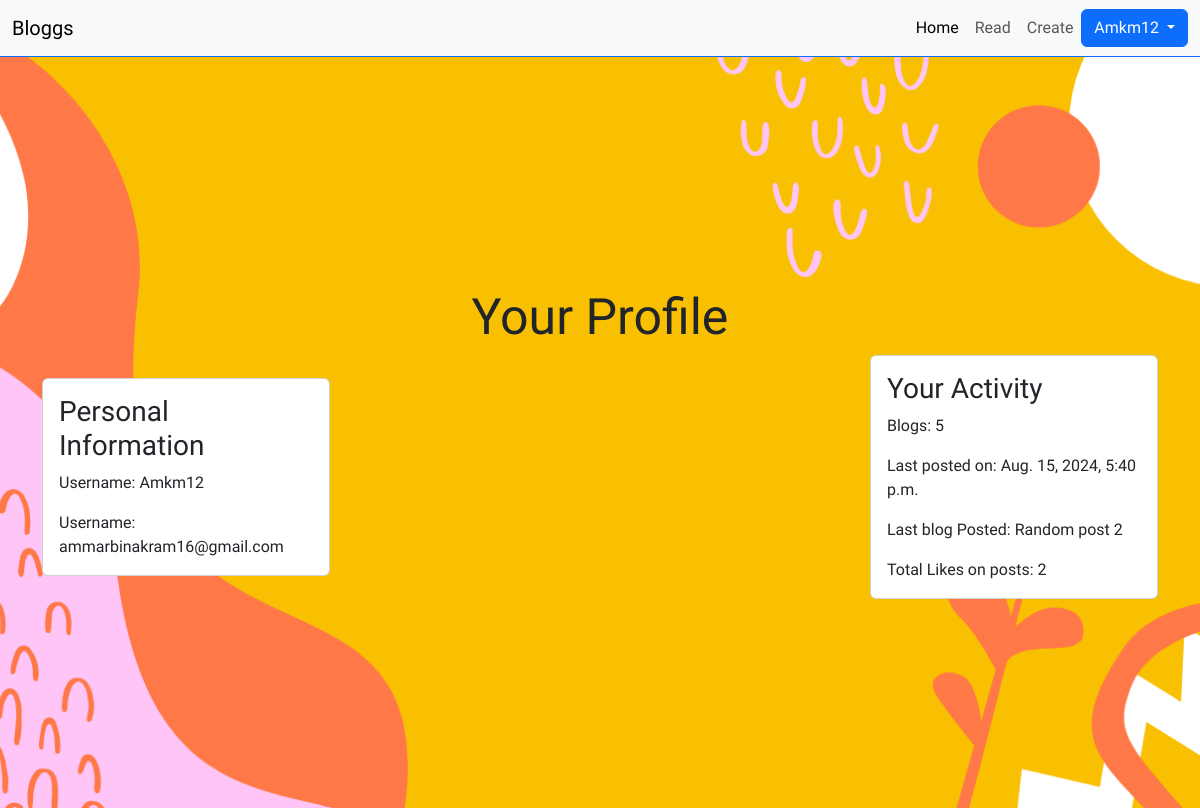
The page /blogs/your-profile/1/ on the database its author committed.
### blogs/models.py (models this page shows, shortened)
class User(AbstractUser):
    firstname = models.CharField(max_length=100, blank=True)
    lastname = models.CharField(max_length=100, blank=True)
    created_at = models.DateField()

class Blog(models.Model):
    title = models.CharField(max_length=200)
    content = models.TextField()
    created_at = models.DateTimeField()
    user = models.ForeignKey(User, on_delete=models.CASCADE)

### blogs/views.py (the view)
# urls.py: path('your-profile/<int:user_id>/', views.view_profile, name='your-profile'),
def view_profile(request, user_id):
    user = User.objects.get(id=user_id)
    blogs = Blog.objects.filter(user=user_id)
    total_likes = Likes.objects.filter(user=user).count()
    latest_blog = blogs[0]
    for blog in blogs:
        if blog.created_at > latest_blog.created_at:
            latest_blog = blog
    context = {'user': user, 'blogs': blogs, 'latest_blog': latest_blog, 'total_likes': total_likes}
    return render(request, 'blogs/profile.html', context)

### Blog/templates/blogs/profile.html (shortened to what this page needs)
{% extends '../base.html' %}
{% load static %}
{% block content %}
<div class="main-profile container-fluid d-flex flex-column justify-content-center align-items-center mt-5">
    <h1 class="main-h1">Your Profile</h1>
    <div class="container d-flex flex-row justify-content-between align-items-center">
        <div class="card" style="width: 18rem;">
            <div class="card-body">
              <h3 class="card-title">Personal Information</h3>
              <p class="card-text">Username: {{user.username}}</p>
              <p class="card-text">Username: {{user.email}}</p>
            </div>
        </div>
        <div class="card" style="width: 18rem;">
            <div class="card-body">
              <h3 class="card-title">Your Activity</h3>
              <p class="card-text">Blogs: {{ blogs|length }}</p>
              <p class="card-text">Last posted on: {{ latest_blog.created_at }}</p>
              <p class="card-text">Last blog Posted: {{ latest_blog.title }}</p>
              <p class="card-text">Total Likes on posts: {{ total_likes }}</p>
            </div>
        </div>
    </div>
</div>
{% endblock %}

### Blog/templates/base.html (shortened to what this page needs)
{% load static %}
<!DOCTYPE html>
<html lang="en">
<head>
    <link rel="stylesheet" href="{% static 'blogs/style.css' %}">
    {% load bootstrap5 %}
    {% bootstrap_css %}
</head>
<body style="font-family: Bricolage Grotesque;">
    <nav class="navbar navbar-expand-lg bg-body-light bg-light fixed-top">
        <div class="container-fluid d-flex flex-row justify-content-around">
            <div>
                <a class="navbar-brand" href="{% url 'landing' %}">Bloggs</a>
            </div>
            {% if user.is_authenticated %}
                <div class="collapse navbar-collapse d-flex flex-row justify-content-end" id="navbarNav">
                    <ul class="navbar-nav">
                        <li class="nav-item">
                            <a class="nav-link active" aria-current="page" href="{% url 'home' %}">Home</a>
                        </li>
                        <li class="nav-item">
                            <a class="nav-link" href="{% url 'home' %}">Read</a>
                        </li>
                        <li class="nav-item">
                            <a class="nav-link" href="{% url 'create' user_id=user.id %}">Create</a>
                        </li>
                        <li class="nav-item d-flex align-items-center">
                            <div class="dropdown">
                                <button class="btn btn-primary dropdown-toggle" type="button" id="dropdownMenuButton" data-toggle="dropdown" aria-haspopup="true" aria-expanded="false">
                                  {{ user.username }}
                                </button>
                            </div>
                        </li>
                    </ul>
                </div>
            {% endif %}
        </div>
    </nav>
    {% block content %}
    {% endblock %}
</body>
</html>

### blogs/static/blogs/style.css (style rules this page uses)
.navbar { border-bottom: 1px solid #0d6efd; }
.main-h1 { font-size: 50px; margin-top: 30px; }
.main-profile { background: url('./images/background.png') center center; background-repeat: repeat; background-size: cover; height: 95vh; }

### rows shown on the page
User: username "Amkm12", email "ammarbinakram16@gmail.com"
Blog: created_at "Aug. 15, 2024, 5:40 p.m.", title "Random post 2"

### other values the page prints
{{ blogs|length }} "5"
{{ total_likes }} "2"
